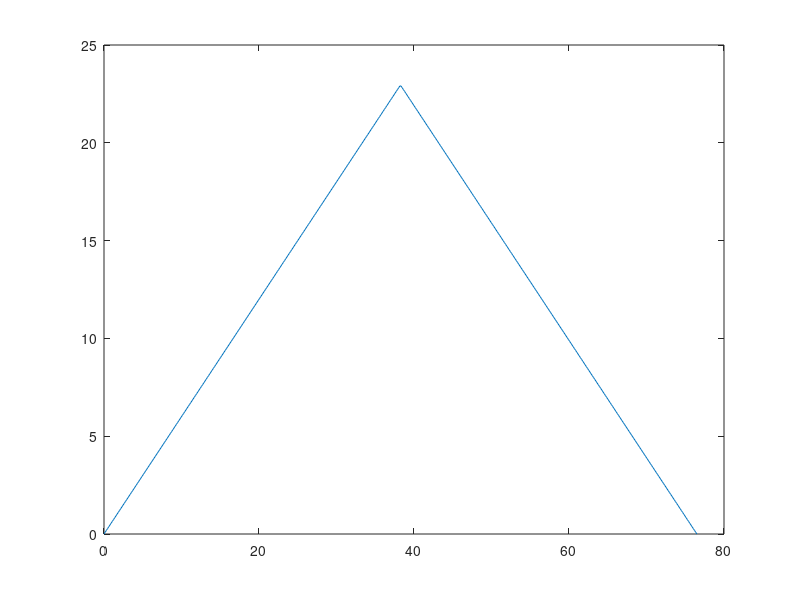

This figure's MATLAB source: (Note: this script raises an error after producing the figure.)
clear all;
clc;

%% parameterek
L=0.765; % a hur hossza [m]
c=425;   % a hullam terjedesi sebessege a huron [m/s]
d=1000;  % csillapitas [1/s]
t=linspace(0,1/278,1000); % ido [s]
x=linspace(0,L,500);      % vizszintes pozicio a hur menten [m]

q=0.5*d*(t(2)-t(1));
r=c*(t(2)-t(1))/(x(2)-x(1));
fprintf('Courant number: %.4f\n',r);
if r>1
    warning('The CFL condition for numerical stability is not satisfied!');
end

%% 1. kezdeti feltetel (a hur alakja a t=0 pillanatban): y(x,0)=f(x)
y=zeros(length(x),length(t));
y(:,1)=0.3*(x(end)-2*abs(x-x(end)/2));

%% 2. kezdeti feltetel (a hur minden pontjanak kezdosebessege 0): dy/dt|(t=0)=0
for ix=2:length(x)-1
    y(ix,2)=y(ix,1)-0.5*r^2*(y(ix+1,1)-2*y(ix,1)+y(ix-1,1));
end

%% diffegyenlet megoldasa vegesdifferencia-modszerrel
% PDE: (d^2/dt^2)y+b*(d/dt)y=c^2*(d^2/dx^2)y
% Dirichlet-peremfeltetelek: y(0,t)=y(L,t)=0
for it=2:length(t)-1
    for ix=2:length(x)-1
        y(ix,it+1)=1/(1+q)*(r^2*(y(ix-1,it)-2*y(ix,it)+y(ix+1,it))+2*y(ix,it)+(q-1)*y(ix,it-1));
    end
end

%% abrazolas
for it=1:length(t)
    figure(1);
    plot(100*x,100*y(:,it));
    axis(100*[minmax(x) min(min(y)) max(max(y))]);
    xlabel('x [cm]');
    ylabel('y [cm]');
    title(sprintf('t=%.2f ms',1000*t(it)));
    pause(0.01);
end